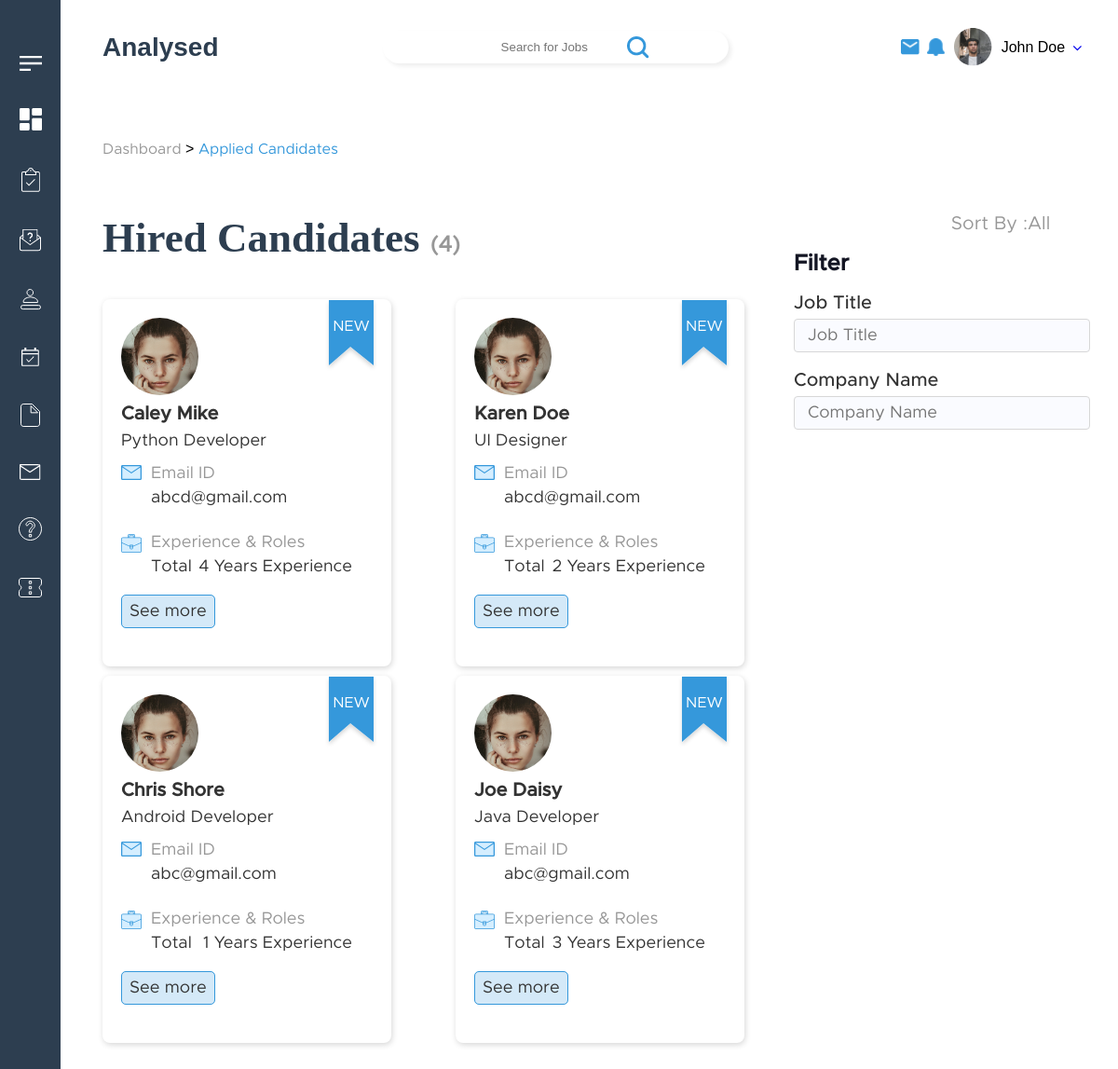
Screenshot of /hiredCandidates.php with the database file from the repository.
### tables this page shows
CREATE TABLE `jobseeker` (
  `jobseeker_id` int(255) NOT NULL,
  `firstname` varchar(50) NOT NULL,
  `lastname` varchar(50) NOT NULL,
  `qualification` varchar(100) NOT NULL,
  `job_type` varchar(50) NOT NULL,
  `yearofpassing` year(4) NOT NULL,
  `skills` varchar(100) NOT NULL,
  `experience` int(10) NOT NULL,
  `js_email` varchar(100) NOT NULL,
  `countrycode` int(3) NOT NULL,
  `number` bigint(10) NOT NULL,
  `resume` varbinary(100) NOT NULL,
  `location` varchar(100) NOT NULL,
  `interest` varchar(100) NOT NULL,
  `project` varchar(100) NOT NULL,
  `position` varchar(100) NOT NULL,
  `organisation` varchar(100) NOT NULL,
  `availability` varchar(50) NOT NULL,
  `age` int(100) NOT NULL,
  `language` varchar(50) NOT NULL,
  `notes` varchar(255) NOT NULL,
  `image` longblob NOT NULL,
  `dob` date NOT NULL,
  `status` varchar(20) NOT NULL,
  `address` varchar(20) NOT NULL,
  `country` varchar(10) NOT NULL,
  `city` varchar(10) NOT NULL,
  `zip` varchar(10) NOT NULL,
  `state` varchar(10) NOT NULL,
  `current_title` varchar(10) NOT NULL,
  `company_name` varchar(50) NOT NULL,
  `candidate_type` varchar(10) NOT NULL,
  `emp_preference` varchar(10) NOT NULL,
  `source` varchar(10) NOT NULL,
  `recruiter` varchar(10) NOT NULL,
  `current_salary` int(11) NOT NULL,
  `salary_range1` int(11) NOT NULL,
  `salary_range2` int(11) NOT NULL,
  `talent` varchar(20) NOT NULL,
  `comment` varchar(50) NOT NULL,
  `availability_date` date NOT NULL,
  `job` varchar(20) NOT NULL,
  `accessibility` varchar(20) NOT NULL,
  `response_type` varchar(20) NOT NULL,
  `job_status` varchar(50) NOT NULL,
  `added_on` date NOT NULL
);

### hiredCandidates.php (the view, shortened to what this page needs)
<?php include('connection1.php') ?>
    <link rel="stylesheet" href="./css/DashboardJobs.css">
    <link rel="stylesheet" href="./css/appliedCandidates.css">
    <link rel="stylesheet" href="./css/hiredCandidates.css">
    <link rel="stylesheet" href="./css/shortlistedJobs.css">
  <body>
    <?php include('header.php') ?>
    <div class="container">
      <div class="small_container">
        <div class="bread-crumbs_Mytools-recruiter">
            <a href="/" class="unactive-breadcrumb-link">Dashboard</a> > <a href="" class="active-breadcrumb-link">Applied Candidates</a>
        </div>
        <div class="row-flex-jobs-j alignitemsstart-shortlisted Dashboard-main-container-jobs">
            <div class="left-side-container-DashboardJ">
                <?php
                    $total_rows = mysqli_query($conn,"SELECT * FROM jobseeker where job_status='Hired'");
                    $num = mysqli_num_rows($total_rows);
                    ?>
                <h2 class="jobsCreateaDashboard-jobs">Hired Candidates <span>(<?php echo htmlentities($num); ?>)</span></h2>
                <div class="cards-section-container row-flex-jobs-j" id="result">
                     <?php
                        $sql=mysqli_query($conn,"select * from jobseeker where job_status='Hired'");
                        $check=mysqli_num_rows($sql)>0;
                        if($check){
                            while($row=mysqli_fetch_assoc($sql)){
                         ?>
                    <div class="single-container-cards-DasboardJobs candidatesjobs-applied">
                            <a href="">
                                <div class="candidate-status-jobs hiredCandidates-img"><p>NEW</p><img src="./img/Path 2213.svg"></div>
                                <img src="./img/Ellipse 148-1.png" alt="">
                                <h3 class="job-headingnname"><?php echo $row["firstname"]; ?></h3>
                                <p class="skill-job-candiate hiredCandidates-p1"><?php echo $row["position"]; ?></p>
                                <div class="row-flex-jobj email-id-and-experience">
                                    <img src="./img/Mail icon.svg">
                                    <span><p class="grey-email-id">Email ID</p><p class="name-dark-id"><?php echo $row["js_email"]; ?></p></span>
                                </div>
                                <div class="row-flex-jobj email-id-and-experience">
                                    <img src="./img/briefcase.svg">
                                    <span class="span-experience-1">
                                    <p class="grey-email-id">Experience & Roles</p>
                                    <p class="name-dark-id row-flex-jobs-j"><span>Total</span> <span><?php echo $row["experience"]; ?> Years Experience </span></p>
                                    </span>
                                </div>
                                <div class="seemorebutton-social">
                                    <a href="index.php" class="seemoreButton">See more</a>
                                </div>
                            </a>
                    </div>
                    <?php
                }
            }
            ?>
        </div>
            </div>
            <div class="right-side-container-DashboardJ">
               <div class="row-flex-jobj justifycontent-flex-end">
                        <p class="sortbyText">Sort By :</p>
                        <select name="multi_search" id="multi_search" class="sortbySelect">
                            <option>All</option>
                        </select>
                    </div>
                <h2 class="filter-heading">Filter</h2>
                <form class="form">
                <div class="category-main-first">
                        <label for="jobtitle" class="label-applied-candidates">Job Title</label>
                        <input type="text" id="jobtitle" placeholder="Job Title" class="input-applied-candidates" oninput="myFunction()" onclick="myFunction()">
                </div>
                <div class="category-main-first">
                        <label for="CompanyName" class="label-applied-candidates">Company Name</label>
                        <input type="text" id="company" placeholder="Company Name" class="input-applied-candidates" oninput="myFunction()" onclick="myFunction()">
                </div>
            </form>
        </div>
    </div>

### css/DashboardJobs.css (style rules this page uses)
.left-side-container-DashboardJ { flex-basis: 75%; }
.right-side-container-DashboardJ { flex-basis: 20%; }
.Dashboard-main-container-jobs { margin-top: 60px; }
.jobsCreateaDashboard-jobs { font-size: 45px; font-family: CeraM; color: #2d3e50; margin-bottom: 30px; }
.jobsCreateaDashboard-jobs span { color: #979797; font-family: Metro; font-size: 24px; }
.single-container-cards-DasboardJobs { flex-basis: 30%; margin-top: 10px; background: #ffffff 0% 0% no-repeat padding-box; box-shadow: 1px 2px 6px #00000029; border-radius: 8px; padding: 20px; }
.single-container-cards-DasboardJobs a { text-decoration: none; }
.job-headingnname { font-family: MetroM; font-size: 20px; color: #333333; margin: 10px 0px; }
.justifycontent-flex-end { justify-content: flex-end; }
.sortbyText { color: #979797; font-size: 20px; font-family: Metro; }
.sortbySelect { background: transparent; font-size: 20px; color: #979797; outline: none; font-family: Metro; border:none; -webkit-appearance: none; -moz-appearance: none; appearance: none; -ms-appearance: none; }
.filter-heading { font-size: 24px; color: #131523; font-family: MetroM; margin: 20px 0px; }
@media screen and (max-width:1350px) { .single-container-cards-DasboardJobs { flex-basis: 45%; } }
@media screen and (max-width:1250px) { .left-side-container-DashboardJ { flex-basis: 65%; } }
@media screen and (max-width:1250px) { .right-side-container-DashboardJ { flex-basis: 30%; } }

### css/appliedCandidates.css (style rules this page uses)
.candidatesjobs-applied { position: relative; }
.candidate-status-jobs { position: absolute; padding: 8px; right: 10px; top: 20px; border-radius: 8px; color: #333333; font-family: Metro; }
.skill-job-candiate { color: #979797; font-size: 18px; margin: 6px 0px 17px 0px; font-family: Metro; }
.seemorebutton-social { justify-content: flex-start!important; position: relative; margin-bottom: 30px; }
.seemorebutton-social .seemoreButton { padding: 8px; color: #333333; font-size: 18px; font-family: Metro; background: #3598DB36; border: 1px solid #3598DB; border-radius: 5px; }
.label-applied-candidates { display: block; margin: 10px 0px 7px 0px; font-size: 20px; color: #333333; font-family: MetroM; }
.input-applied-candidates { margin-bottom: 10px; outline: none; font-size: 18px; font-family: Metro; border: 1px solid #D7D7D7; background: #FAFBFF; padding: 8px 14px; color: #979797; width: 100%; border-radius: 4px; }

### css/hiredCandidates.css (style rules this page uses)
.skill-job-candiate.hiredCandidates-p1 { color: #333333; font-size: 18px; font-family: Metro; }
.email-id-and-experience { align-items: flex-start!important; font-size: 18px; font-family: Metro; margin: 10px 0px; margin-bottom: 30px; }
.email-id-and-experience img { margin-right: 10px; }
.grey-email-id { color: #979797; }
.name-dark-id { color: #333333; margin-top: 8px; }
.span-experience-1 { width: 80%; }
.candidate-status-jobs.hiredCandidates-img { top: -10px; right: 5px; }
.candidate-status-jobs.hiredCandidates-img p { color: white; font-family: Metro; top: 40%; left: 50%; transform: translate(-50%,-50%); position: absolute; }

### css/shortlistedJobs.css (style rules this page uses)
.alignitemsstart-shortlisted { align-items: flex-start!important; }

### css/index.css (style rules this page uses)
* { margin: 0px; padding: 0px; box-sizing: border-box; }
.unactive-breadcrumb-link { color: #979797; text-decoration: none; font-family: Metro; }
.active-breadcrumb-link { color: #3598DB; text-decoration: none; font-family: Metro; }
.row-flex-jobj { display: flex; align-items: center; flex-wrap: wrap; }
.row-flex-jobs-j { display: flex; align-items: center; justify-content: space-between; flex-wrap: wrap; }
body { background-color: white; box-sizing: border-box; font-family: sans-serif; background-color: #fff; }
.container { max-width: 100%; margin-left: 80px; position: relative; padding: 0px 30px; margin-top: 30px; }
.small_container { max-width: 90vw; display: block; margin: 80px auto; position: relative; }

### rows the page displays
jobseeker: firstname "Caley Mike", position "Python Developer", js_email "abcd@gmail.com", experience "4"
jobseeker: firstname "Karen Doe", position "UI Designer", js_email "abcd@gmail.com", experience "2"
jobseeker: firstname "Chris Shore", position "Android Developer", js_email "abc@gmail.com", experience "1"
jobseeker: firstname "Joe Daisy", position "Java Developer", js_email "abc@gmail.com", experience "3"

### other values shown
$num "4"
